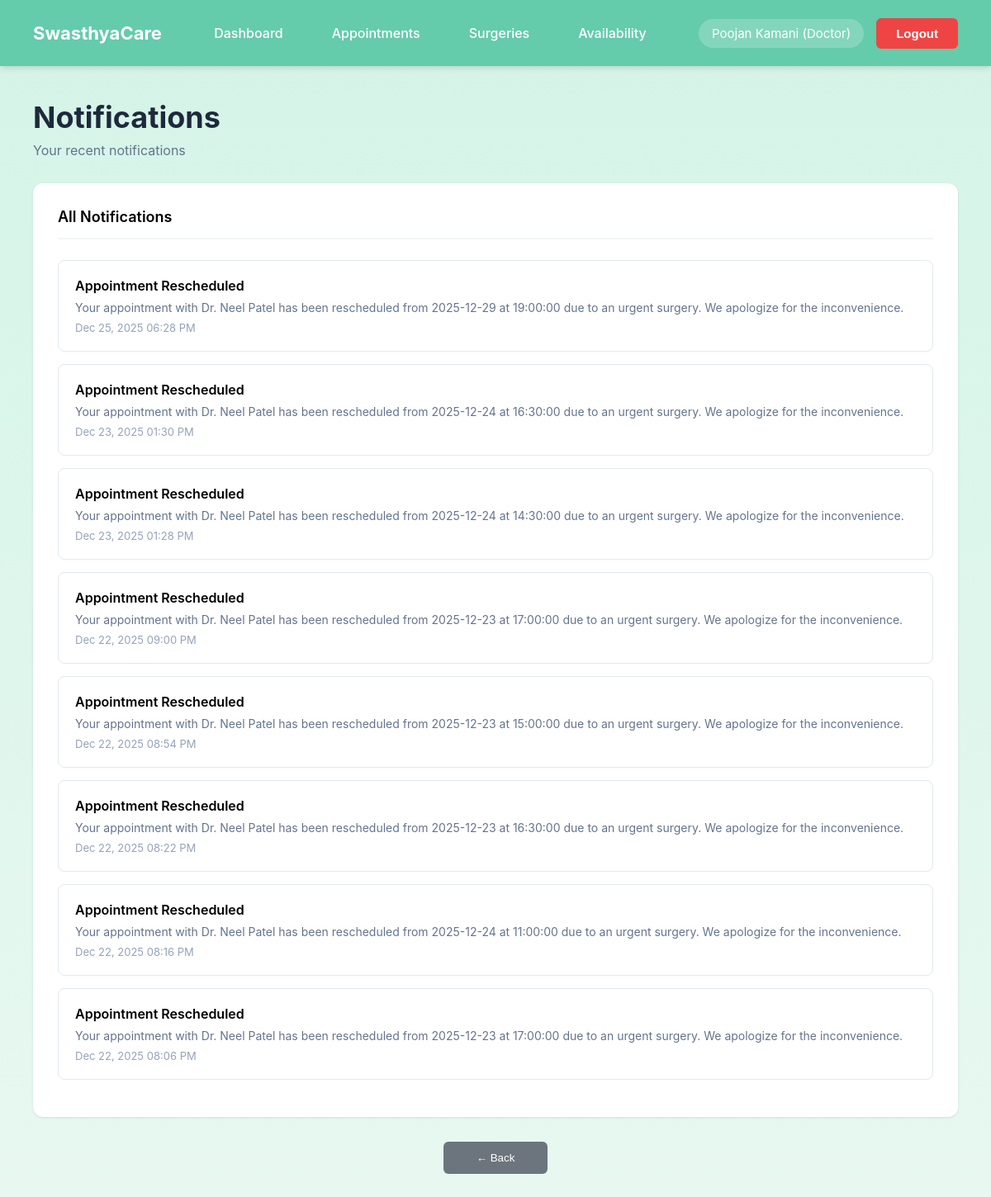
Page /notifications/ (signed in) on the committed database.
### hospital/models.py (models this page shows, shortened)
class CustomUser(AbstractUser):
    ROLE_CHOICES = [
        ('DOCTOR', 'Doctor'),
        ('RECEPTIONIST', 'Receptionist'),
        ('PATIENT', 'Patient'),
        ('ADMIN', 'Admin'),
        ('SUPERUSER', 'Superuser'),
    ]
    role = models.CharField(max_length=20, choices=ROLE_CHOICES, default='PATIENT')
    phone = models.CharField(max_length=15, blank=True, null=True)

class Notification(models.Model):
    NOTIFICATION_TYPE_CHOICES = [
        ('SURGERY_APPROVAL_PENDING', 'Surgery Approval Pending'),
        ('SURGERY_APPROVED', 'Surgery Approved'),
        ('SURGERY_REJECTED', 'Surgery Rejected'),
        ('APPOINTMENT_RESCHEDULED', 'Appointment Rescheduled'),
    ]
    recipient = models.ForeignKey(CustomUser, on_delete=models.CASCADE, related_name='notifications')
    notification_type = models.CharField(max_length=50, choices=NOTIFICATION_TYPE_CHOICES)
    title = models.CharField(max_length=200)
    message = models.TextField()
    related_surgery = models.ForeignKey(UrgentSurgery, on_delete=models.CASCADE, null=True, blank=True, related_name='notifications')
    related_appointment = models.ForeignKey(Appointment, on_delete=models.CASCADE, null=True, blank=True, related_name='notifications')
    is_read = models.BooleanField(default=False)
    created_at = models.DateTimeField(auto_now_add=True)
    class Meta:
        ordering = ['-created_at']

### hospital/views.py (the view)
# urls.py: path('notifications/', views.view_notifications, name='view_notifications'),
@login_required
def view_notifications(request):
    notifications = Notification.objects.filter(recipient=request.user).order_by('-created_at')
    unread_notifications = notifications.filter(is_read=False)
    unread_notifications.update(is_read=True)
    context = {'notifications': notifications}
    return render(request, 'hospital/notifications.html', context)

### templates/hospital/notifications.html (shortened to what this page needs)
<!DOCTYPE html>
<html lang="en">
<head>
</head>
<body>
<header class="header">
    <div class="logo-section">
        <div class="logo">SwasthyaCare</div>
    </div>
    <nav class="nav-links">
        <a href="#">Dashboard</a>
        <a href="#">Appointments</a>
        <a href="#">Surgeries</a>
        <a href="#">Availability</a>
    </nav>
    <div class="user-section">
        <span class="user-info">{{ request.user.get_full_name }} (Doctor)</span>
        <a href="{% url 'hospital:logout' %}">
            <button class="logout-btn">Logout</button>
        </a>
    </div>
</header>
<main class="main-content">
    <div class="page-header">
        <h1>Notifications</h1>
        <p class="page-subtitle">Your recent notifications</p>
    </div>
    <div class="notifications-container">
        <h2 class="section-title">All Notifications</h2>
        {% if notifications %}
            {% for notification in notifications %}
            <div class="notification-item {% if not notification.is_read %}unread{% endif %}">
                <div style="flex:1;">
                    <div class="notification-title">
                        {{ notification.title }}
                    </div>
                    <div class="notification-message">
                        {{ notification.message }}
                    </div>
                    <div class="notification-timestamp">
                        {{ notification.created_at|date:"M d, Y h:i A" }}
                    </div>
                </div>
            </div>
            {% endfor %}
        {% else %}
            <div class="empty-state">
                <div style="font-size:40px;"></div>
                <p>No notifications</p>
            </div>
        {% endif %}
    </div>
    <div style="text-align:center;">
        <button class="back-btn" onclick="history.back()">← Back</button>
    </div>
</main>
</body>
</html>

### templates/hospital/notifications.html (style rules this page uses)
* { margin: 0; padding: 0; box-sizing: border-box; }
body { font-family: 'Poppins', 'Inter', sans-serif; background: linear-gradient(to bottom, #d4f4e7 0%, #e8f8f1 100%); min-height: 100vh; }
.header { background-color: #64cbab; height: 80px; padding: 0 40px; display: flex; justify-content: space-between; align-items: center; box-shadow: 0 2px 8px rgba(0, 0, 0, 0.15); }
.logo-section { display: flex; align-items: center; gap: 10px; }
.logo { color: white; font-size: 22px; font-weight: 700; }
.nav-links { display: flex; gap: 35px; align-items: center; }
.nav-links a { color: white; text-decoration: none; font-size: 16px; font-weight: 500; padding: 8px 12px; border-radius: 5px; }
.user-section { display: flex; align-items: center; gap: 15px; }
.user-info { background-color: rgba(255, 255, 255, 0.2); color: white; padding: 8px 16px; border-radius: 20px; font-size: 15px; }
.logout-btn { background-color: #ef4444; color: white; border: none; padding: 10px 24px; border-radius: 6px; cursor: pointer; font-size: 15px; font-weight: 600; }
.main-content { max-width: 1200px; margin: 40px auto; padding: 0 40px; }
.page-header h1 { font-size: 36px; color: #1e293b; margin-bottom: 8px; }
.page-subtitle { color: #64748b; margin-bottom: 30px; }
.notifications-container { background: white; border-radius: 12px; padding: 30px; box-shadow: 0 1px 3px rgba(0, 0, 0, 0.1); }
.section-title { font-size: 18px; font-weight: 600; margin-bottom: 25px; border-bottom: 2px solid #f1f5f9; padding-bottom: 15px; }
.notification-item { padding: 20px; border: 1px solid #e2e8f0; border-radius: 8px; margin-bottom: 15px; display: flex; justify-content: space-between; gap: 20px; }
.notification-title { font-size: 16px; font-weight: 600; margin-bottom: 8px; }
.notification-message { font-size: 14px; color: #64748b; margin-bottom: 8px; }
.notification-timestamp { font-size: 13px; color: #94a3b8; }
.back-btn { margin-top: 30px; background-color: #6c757d; color: white; padding: 12px 40px; border-radius: 6px; border: none; cursor: pointer; }

### rows in the picture
CustomUser: user.get_full_name "Poojan Kamani"
Notification: title "Appointment Rescheduled", message "Your appointment with Dr. Neel Patel has been rescheduled from 2025-12-29 at 19:00:00 due to an urgent surgery. We apologize for the inconvenience.", created_at "Dec 25, 2025 06:28 PM"
Notification: title "Appointment Rescheduled", message "Your appointment with Dr. Neel Patel has been rescheduled from 2025-12-24 at 16:30:00 due to an urgent surgery. We apologize for the inconvenience.", created_at "Dec 23, 2025 01:30 PM"
Notification: title "Appointment Rescheduled", message "Your appointment with Dr. Neel Patel has been rescheduled from 2025-12-24 at 14:30:00 due to an urgent surgery. We apologize for the inconvenience.", created_at "Dec 23, 2025 01:28 PM"
Notification: title "Appointment Rescheduled", message "Your appointment with Dr. Neel Patel has been rescheduled from 2025-12-23 at 17:00:00 due to an urgent surgery. We apologize for the inconvenience.", created_at "Dec 22, 2025 09:00 PM"
Notification: title "Appointment Rescheduled", message "Your appointment with Dr. Neel Patel has been rescheduled from 2025-12-23 at 15:00:00 due to an urgent surgery. We apologize for the inconvenience.", created_at "Dec 22, 2025 08:54 PM"
Notification: title "Appointment Rescheduled", message "Your appointment with Dr. Neel Patel has been rescheduled from 2025-12-23 at 16:30:00 due to an urgent surgery. We apologize for the inconvenience.", created_at "Dec 22, 2025 08:22 PM"
Notification: title "Appointment Rescheduled", message "Your appointment with Dr. Neel Patel has been rescheduled from 2025-12-24 at 11:00:00 due to an urgent surgery. We apologize for the inconvenience.", created_at "Dec 22, 2025 08:16 PM"
Notification: title "Appointment Rescheduled", message "Your appointment with Dr. Neel Patel has been rescheduled from 2025-12-23 at 17:00:00 due to an urgent surgery. We apologize for the inconvenience.", created_at "Dec 22, 2025 08:06 PM"
